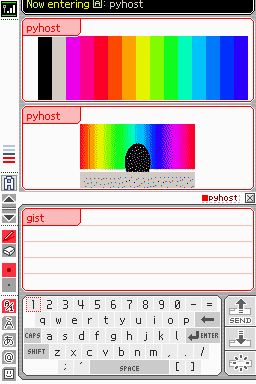
#> input picture emu/captures/palette_and_colour_image.png, 256 x 384 px
$ python -i pictochat_gui.py   (imports and definitions only)
#> lines starting #> are read from the running program, lines starting #| are printed output that depends on the picture
#!/usr/bin/env python3
"""
pictochat_gui.py - window for the fake PictoChat host: shows what the DS sends, lets you send chat messages.

Run the host with the GUI port, then this window as your normal user:

    sudo python3 pictochat.py host --iface <wifi-interface> --channel 1 --gui-port 7777
    python3 pictochat_gui.py                      # connects to 127.0.0.1:7777

A PictoChat message is a picture (256 x 80 pixels, see PROTOCOL.md section 7). So:
  * draw with the mouse on the canvas and press "Send drawing", or
  * type text and press "Send text" (needs Pillow: it renders the text into the picture), or
  * press "Load image..." to dither a picture file onto the canvas (Floyd-Steinberg, or threshold; "colour" maps
    it to PictoChat's 16-colour palette), then send it. The pen row picks the ink colour for drawing and text.
Messages are held until a DS has finished joining the room and are then sent from the host.

Left: every packet from the DS (rx) and every packet we queue for it (tx); yellow rows are complete messages.
Right: details of the selected row; drawn chat messages are shown as the picture they contain.

Commands (command line at the bottom; also Enter):
    say <text>                   render the text into the canvas and send it
    draw                         send the canvas as a chat message
    clear                        clear the canvas
    pen x y | line x1 y1 x2 y2   draw on the canvas (0-255, 0-79)
    announce [name]              send the host's own member message again
    raw <port> <hex> [repeats]   send a raw payload on a WM port (0xC, 0xD, 0xE)
    image <file>                 load an image, dither it onto the canvas (then: draw)
    save <file.ppm>              write the canvas as a PPM image
    clear-log                    clear the lists
"""
import argparse
import json
import queue
import socket
import struct
import threading
import time
try:
    import tkinter as tk
    from tkinter import ttk
except ImportError:       # the picture helpers below work without Tk (bots such as agents/claude_agent.py)
    tk = ttk = None

PW, PH = 256, 80                  # size of a PictoChat message picture
SCALE = 2
# PictoChat's 16-colour palette as shown by the DS (measured on the emulated DS Lite): 0 = paper, 1 = black ink,
# 2 = light grey, 3-15 = the rainbow pen colours from magenta through red, yellow, green and cyan to blue.
PALETTE = {0: (251, 251, 251), 1: (0, 0, 0), 2: (211, 203, 195), 3: (235, 0, 235), 4: (251, 0, 138),
           5: (251, 0, 40), 6: (251, 73, 0), 7: (251, 162, 0), 8: (227, 243, 0), 9: (130, 251, 0),
           10: (16, 251, 32), 11: (0, 251, 186), 12: (0, 195, 251), 13: (0, 121, 251), 14: (0, 48, 251),
           15: (40, 0, 251)}
# what the DS shows of the picture (measured on the emulated DS): columns 23-252; the sender's name tab covers
# columns 0-80 of rows 0-15. Ink outside is invisible or drawn over the bubble frame, so it is clipped before sending.
VIS_X0, VIS_X1, TAB_X1, TAB_Y1 = 23, 252, 80, 15


def visible(x, y):
    return VIS_X0 <= x <= VIS_X1 and not (x <= TAB_X1 and y <= TAB_Y1)


def clip(rows):
    return [[v if visible(x, y) else 0 for x, v in enumerate(r)] for y, r in enumerate(rows)]


# ---------------------------------------------------------------- decoding helpers
# [26 lines left out: functions hexdump, utf16_guess, not called in this run]


def swap16(b):
    return bytes(b[i ^ 1] for i in range(len(b)))


def mac_str(b):
    return ":".join("%02x" % x for x in b)


# [46 lines left out: functions swapped_macs, member_text, decode_image, pixels_to_ppm, not called in this run]


TEXT_X0, TEXT_X1, TEXT_LINES = 26, 250, 4      # text area: lines 2-5 of the picture, inside the visible columns


# [45 lines left out: functions _font, wrap_text, text_to_pixels, not called in this run]


def image_to_pixels(path, dither=True, invert=False, color=False):
    """Load an image file (any format Pillow reads), fit it into the part of the picture the DS shows below the name
    tab (columns 23-252, rows 16-79: 230 x 64 px, aspect ratio kept, centred) and convert it to 1-bit ink with
    Floyd-Steinberg dithering (or a plain threshold). With color=True the image is mapped to PictoChat's 16-colour
    palette (PALETTE) instead of black and white. Returns 80 rows of 256 palette indices, or raises ImportError."""
#> called with dither = True, invert = False, color = False
    from PIL import Image, ImageOps
    img = Image.open(path)
#> img is the input picture: PIL image 256x384 RGB; mean R, G, B 204.8, 193.6, 193.5
    img = ImageOps.exif_transpose(img).convert("RGBA")
#> img: PIL image 256x384 RGBA
    bg = Image.new("RGBA", img.size, (255, 255, 255, 255))      # transparent parts become white
#> bg: PIL image 256x384 RGBA; every value is 255
    img = Image.alpha_composite(bg, img).convert("RGB")
    bw, bh = VIS_X1 - VIS_X0 + 1, PH - (TAB_Y1 + 1)
    if invert:
        img = ImageOps.invert(img)
    if color:
        img.thumbnail((bw, bh), Image.LANCZOS)
        pal = Image.new("P", (1, 1))
        flat = []
        for i in range(16):
            flat += list(PALETTE[i])
        pal.putpalette(flat + flat[-3:] * (256 - 16))           # pad with the last colour, never chosen twice
        q8 = img.quantize(palette=pal, dither=Image.FLOYDSTEINBERG if dither else Image.NONE)
        ox = VIS_X0 + (bw - q8.width) // 2
        oy = TAB_Y1 + 1 + (bh - q8.height) // 2
        rows = blank()
        px = q8.load()
        for y in range(q8.height):
            for x in range(q8.width):
                rows[oy + y][ox + x] = min(px[x, y], 15)
        return rows
    img = ImageOps.autocontrast(img.convert("L"), cutoff=1)
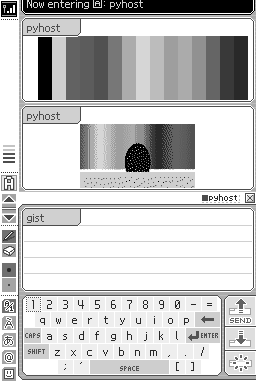
#> img: PIL image 256x384 L; min 0, max 255, mean 199.8
    img.thumbnail((bw, bh), Image.LANCZOS)
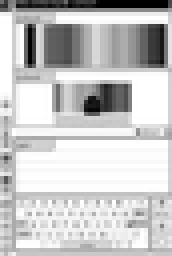
#> img: PIL image 43x64 L (shown 4 times larger); min 0, max 255, mean 199.4
    one = img.convert("1", dither=Image.FLOYDSTEINBERG if dither else Image.NONE)
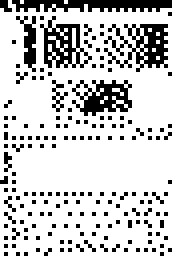
#> one: PIL image 43x64 1 (shown 4 times larger); 78.7% white; black in thin lines or dots
    ox = VIS_X0 + (bw - one.width) // 2
#> ox = 116
    oy = TAB_Y1 + 1 + (bh - one.height) // 2
#> oy = 16
    rows = blank()
    px = one.load()
    for y in range(one.height):
        for x in range(one.width):
            if px[x, y] == 0:                                     # black = ink
                rows[oy + y][ox + x] = 1
    return rows


def blank():
    return [[0] * PW for _ in range(PH)]


# [41 lines left out: functions draw_line, summarize, not called in this run]


# ---------------------------------------------------------------- the window
class App:
    # [254 lines left out: functions __init__, net, send, pump, handle, add_row and 5 more, not called in this run]

    def clear_canvas(self):
        self.pixels = blank()
        self.refresh_canvas()

    # [14 lines left out: functions pen_down, pen_move, not called in this run]

    def pen_hex(self):
        return "#%02x%02x%02x" % PALETTE[self.pen]

    def pen_up(self, _e):
        self.last = None

    # [24 lines left out: functions set_pen, pick_image, load_image, not called in this run]

    def reload_image(self):
        if self.image_path:
            self.load_image(self.image_path)

    # [90 lines left out: functions send_drawing, send_text, hist, on_enter, run_command, main, not called in this run]


# [2 lines not run here, left out]

>>> result = image_to_pixels('emu/captures/palette_and_colour_image.png')
